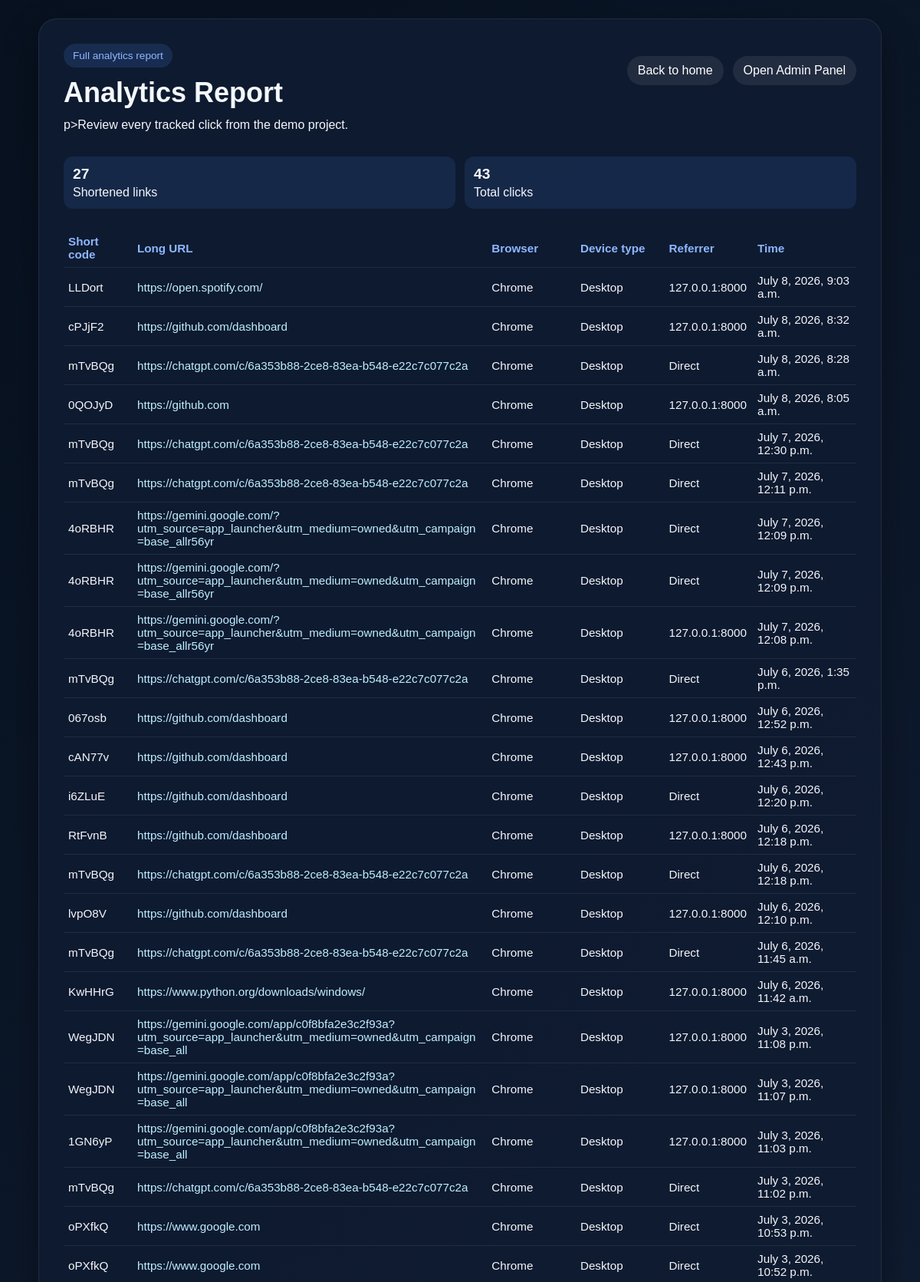
The app's page /shortener/analytics-report/ (upper part) with its own data.
### analytics/models.py (models this page shows, shortened)
class ClickAnalytics(models.Model):
    url = models.ForeignKey(URL, on_delete=models.CASCADE, related_name='clicks')
    clicked_at = models.DateTimeField(auto_now_add=True)
    browser = models.CharField(max_length=100, blank=True, null=True, default="Unknown")
    device_type = models.CharField(max_length=50, blank=True, null=True, default="Unknown")
    referrer = models.CharField(max_length=255, blank=True, null=True, default="Direct")
    class Meta:
        verbose_name_plural = "Click Analytics"
        ordering = ['-clicked_at']

### shortener/models.py (models this page shows, shortened)
class URL(models.Model):
    long_url = models.URLField(max_length=2000, help_text="The destination URL.")
    short_code = models.CharField(
        max_length=10,
        unique=True,
        blank=True,
        help_text="The unique Base62 short token."
    )
    created_at = models.DateTimeField(auto_now_add=True)
    class Meta:
        ordering = ['-created_at']

### shortener/views.py (the view)
# urls.py: path('analytics-report/', AnalyticsReportView.as_view(), name='analytics_report'),
class AnalyticsReportView(View):
    def get(self, request):
        all_clicks = ClickAnalytics.objects.select_related('url').order_by('-clicked_at')
        total_links = URL.objects.count()
        total_clicks = all_clicks.count()
        link_counts = (
            ClickAnalytics.objects
            .values('url__id', 'url__short_code', 'url__long_url')
            .annotate(clicks=Count('id'))
            .order_by('-clicks')
        )
        context = {
            'all_clicks': all_clicks,
            'total_links': total_links,
            'total_clicks': total_clicks,
            'link_counts': link_counts,
        }
        return render(request, 'analytics_report.html', context)

### templates/analytics_report.html (shortened to what this page needs)
{% load static %}
<!DOCTYPE html>
<html lang="en">
<head>
    <link rel="stylesheet" href="{% static 'shortener/style.css' %}">
</head>
<body>
    <main class="card wide-card">
        <div class="page-header">
            <div>
                <span class="badge">Full analytics report</span>
                <h1>Analytics Report</h1>
                p>Review every tracked click from the demo project.</p>
            </div>
            <div class="demo-links">
                <a href="/">Back to home</a>
                <a href="/admin/">Open Admin Panel</a>
            </div>
        </div>
        <div class="stats-grid">
            <div>
                <strong>{{ total_links }}</strong>
                <span>Shortened links</span>
            </div>
            <div>
                <strong>{{ total_clicks }}</strong>
                <span>Total clicks</span>
            </div>
        </div>
        <div class="table-wrap">
        <table class="activity-table">
            <thead>
                <tr>
                    <th>Short code</th>
                    <th>Long URL</th>
                    <th>Browser</th>
                    <th>Device type</th>
                    <th>Referrer</th>
                    <th>Time</th>
                </tr>
            </thead>
            <tbody>
                {% for click in all_clicks %}
                    <tr>
                        <td>{{ click.url.short_code }}</td>
                        <td class="long-url"><a href="{{ click.url.long_url }}" target="_blank" rel="noopener noreferrer">{{ click.url.long_url }}</a></td>
                        <td>{{ click.browser }}</td>
                        <td>{{ click.device_type }}</td>
                        <td>{{ click.referrer }}</td>
                        <td>{{ click.clicked_at }}</td>
                    </tr>
                {% empty %}
                    <tr>
                        <td colspan="6">No analytics data yet.</td>
                    </tr>
                {% endfor %}
            </tbody>
        </table>
        </div>
    </main>
</body>
</html>

### static/shortener/style.css (style rules this page uses)
:root { --bg: #07111f; --panel: #101c31; --panel-2: #16253f; --text: #f4f7fb; --muted: #9fb0c9; --accent: #4f8cff; --accent-2: #24d6a1; }
* { box-sizing: border-box; }
body { margin: 0; font-family: Arial, Helvetica, sans-serif; background: linear-gradient(135deg, var(--bg), #15233d); color: var(--text); min-height: 100vh; display: grid; place-items: center; padding: 24px; }
.card { width: min(100%, 760px); background: rgba(16, 28, 49, 0.92); border: 1px solid rgba(255,255,255,0.08); border-radius: 24px; padding: 32px; box-shadow: 0 20px 45px rgba(0,0,0,0.35); }
.badge { display: inline-block; padding: 8px 12px; border-radius: 999px; background: rgba(79,140,255,0.16); color: #8eb7ff; font-size: 0.85rem; margin-bottom: 12px; }
h1 { margin: 0 0 12px; font-size: clamp(1.8rem, 3vw, 2.6rem); }
.demo-links { display: flex; gap: 12px; flex-wrap: wrap; margin-top: 16px; }
.demo-links a { color: white; text-decoration: none; padding: 10px 14px; border-radius: 999px; background: rgba(255,255,255,0.08); }
.stats-grid { display: grid; grid-template-columns: repeat(auto-fit, minmax(140px, 1fr)); gap: 12px; margin: 12px 0 16px; }
.stats-grid div { padding: 12px; border-radius: 12px; background: rgba(79,140,255,0.12); }
.stats-grid strong { display: block; font-size: 1.2rem; margin-bottom: 4px; }
.activity-table { width: 100%; border-collapse: collapse; margin-top: 10px; }
.activity-table th, .activity-table td { text-align: left; padding: 8px 6px; border-bottom: 1px solid rgba(255,255,255,0.08); font-size: 0.95rem; }
.activity-table th { color: #8eb7ff; }
.table-wrap { width: 100%; overflow-x: auto; }
.activity-table { table-layout: fixed; }
.activity-table th, .activity-table td { overflow-wrap: anywhere; word-break: break-word; }
.activity-table th:nth-child(1), .activity-table td:nth-child(1) { width: 90px; }
.activity-table th:nth-child(2), .activity-table td:nth-child(2) { width: 48%; }
.activity-table th:nth-child(3), .activity-table td:nth-child(3) { width: 12%; }
.activity-table th:nth-child(4), .activity-table td:nth-child(4) { width: 12%; }
.activity-table th:nth-child(5), .activity-table td:nth-child(5) { width: 12%; }
.activity-table th:nth-child(6), .activity-table td:nth-child(6) { width: 14%; }
.activity-table td.long-url a { color: #bfefff; display: block; text-decoration: none; }
.wide-card { width: min(100%, 1100px); }
.page-header { display: flex; justify-content: space-between; gap: 16px; align-items: flex-start; margin-bottom: 16px; }

### records on screen
ClickAnalytics: url.short_code "LLDort", url.long_url "https://open.spotify.com/", browser "Chrome", device_type "Desktop", referrer "127.0.0.1:8000", clicked_at "July 8, 2026, 9:03 a.m."
ClickAnalytics: url.short_code "cPJjF2", url.long_url "https://github.com/dashboard", browser "Chrome", device_type "Desktop", referrer "127.0.0.1:8000", clicked_at "July 8, 2026, 8:32 a.m."
ClickAnalytics: url.short_code "mTvBQg", url.long_url "https://chatgpt.com/c/6a353b88-2ce8-83ea-b548-e22c7c077c2a", browser "Chrome", device_type "Desktop", referrer "Direct", clicked_at "July 8, 2026, 8:28 a.m."
ClickAnalytics: url.short_code "0QOJyD", url.long_url "https://github.com", browser "Chrome", device_type "Desktop", referrer "127.0.0.1:8000", clicked_at "July 8, 2026, 8:05 a.m."
ClickAnalytics: url.short_code "mTvBQg", url.long_url "https://chatgpt.com/c/6a353b88-2ce8-83ea-b548-e22c7c077c2a", browser "Chrome", device_type "Desktop", referrer "Direct", clicked_at "July 7, 2026, 12:30 p.m."
ClickAnalytics: url.short_code "mTvBQg", url.long_url "https://chatgpt.com/c/6a353b88-2ce8-83ea-b548-e22c7c077c2a", browser "Chrome", device_type "Desktop", referrer "Direct", clicked_at "July 7, 2026, 12:11 p.m."
ClickAnalytics: url.short_code "4oRBHR", url.long_url "https://gemini.google.com/?utm_source=app_launcher&utm_medium=owned&utm_campaign=base_allr56yr", browser "Chrome", device_type "Desktop", referrer "Direct", clicked_at "July 7, 2026, 12:09 p.m."
ClickAnalytics: url.short_code "4oRBHR", url.long_url "https://gemini.google.com/?utm_source=app_launcher&utm_medium=owned&utm_campaign=base_allr56yr", browser "Chrome", device_type "Desktop", referrer "Direct", clicked_at "July 7, 2026, 12:09 p.m."
ClickAnalytics: url.short_code "4oRBHR", url.long_url "https://gemini.google.com/?utm_source=app_launcher&utm_medium=owned&utm_campaign=base_allr56yr", browser "Chrome", device_type "Desktop", referrer "127.0.0.1:8000", clicked_at "July 7, 2026, 12:08 p.m."
ClickAnalytics: url.short_code "mTvBQg", url.long_url "https://chatgpt.com/c/6a353b88-2ce8-83ea-b548-e22c7c077c2a", browser "Chrome", device_type "Desktop", referrer "Direct", clicked_at "July 6, 2026, 1:35 p.m."
ClickAnalytics: url.short_code "067osb", url.long_url "https://github.com/dashboard", browser "Chrome", device_type "Desktop", referrer "127.0.0.1:8000", clicked_at "July 6, 2026, 12:52 p.m."
ClickAnalytics: url.short_code "cAN77v", url.long_url "https://github.com/dashboard", browser "Chrome", device_type "Desktop", referrer "127.0.0.1:8000", clicked_at "July 6, 2026, 12:43 p.m."
ClickAnalytics: url.short_code "i6ZLuE", url.long_url "https://github.com/dashboard", browser "Chrome", device_type "Desktop", referrer "Direct", clicked_at "July 6, 2026, 12:20 p.m."
ClickAnalytics: url.short_code "RtFvnB", url.long_url "https://github.com/dashboard", browser "Chrome", device_type "Desktop", referrer "127.0.0.1:8000", clicked_at "July 6, 2026, 12:18 p.m."
ClickAnalytics: url.short_code "mTvBQg", url.long_url "https://chatgpt.com/c/6a353b88-2ce8-83ea-b548-e22c7c077c2a", browser "Chrome", device_type "Desktop", referrer "Direct", clicked_at "July 6, 2026, 12:18 p.m."
ClickAnalytics: url.short_code "lvpO8V", url.long_url "https://github.com/dashboard", browser "Chrome", device_type "Desktop", referrer "127.0.0.1:8000", clicked_at "July 6, 2026, 12:10 p.m."
ClickAnalytics: url.short_code "mTvBQg", url.long_url "https://chatgpt.com/c/6a353b88-2ce8-83ea-b548-e22c7c077c2a", browser "Chrome", device_type "Desktop", referrer "Direct", clicked_at "July 6, 2026, 11:45 a.m."
ClickAnalytics: url.short_code "KwHHrG", url.long_url "https://www.python.org/downloads/windows/", browser "Chrome", device_type "Desktop", referrer "127.0.0.1:8000", clicked_at "July 6, 2026, 11:42 a.m."
ClickAnalytics: url.short_code "WegJDN", url.long_url "https://gemini.google.com/app/c0f8bfa2e3c2f93a?utm_source=app_launcher&utm_medium=owned&utm_campaign=base_all", browser "Chrome", device_type "Desktop", referrer "127.0.0.1:8000", clicked_at "July 3, 2026, 11:08 p.m."
ClickAnalytics: url.short_code "WegJDN", url.long_url "https://gemini.google.com/app/c0f8bfa2e3c2f93a?utm_source=app_launcher&utm_medium=owned&utm_campaign=base_all", browser "Chrome", device_type "Desktop", referrer "127.0.0.1:8000", clicked_at "July 3, 2026, 11:07 p.m."
ClickAnalytics: url.short_code "1GN6yP", url.long_url "https://gemini.google.com/app/c0f8bfa2e3c2f93a?utm_source=app_launcher&utm_medium=owned&utm_campaign=base_all", browser "Chrome", device_type "Desktop", referrer "127.0.0.1:8000", clicked_at "July 3, 2026, 11:03 p.m."
ClickAnalytics: url.short_code "mTvBQg", url.long_url "https://chatgpt.com/c/6a353b88-2ce8-83ea-b548-e22c7c077c2a", browser "Chrome", device_type "Desktop", referrer "Direct", clicked_at "July 3, 2026, 11:02 p.m."
ClickAnalytics: url.short_code "oPXfkQ", url.long_url "https://www.google.com", browser "Chrome", device_type "Desktop", referrer "Direct", clicked_at "July 3, 2026, 10:53 p.m."
ClickAnalytics: url.short_code "oPXfkQ", url.long_url "https://www.google.com", browser "Chrome", device_type "Desktop", referrer "Direct", clicked_at "July 3, 2026, 10:52 p.m."

### other values on screen
{{ total_links }} "27"
{{ total_clicks }} "43"
